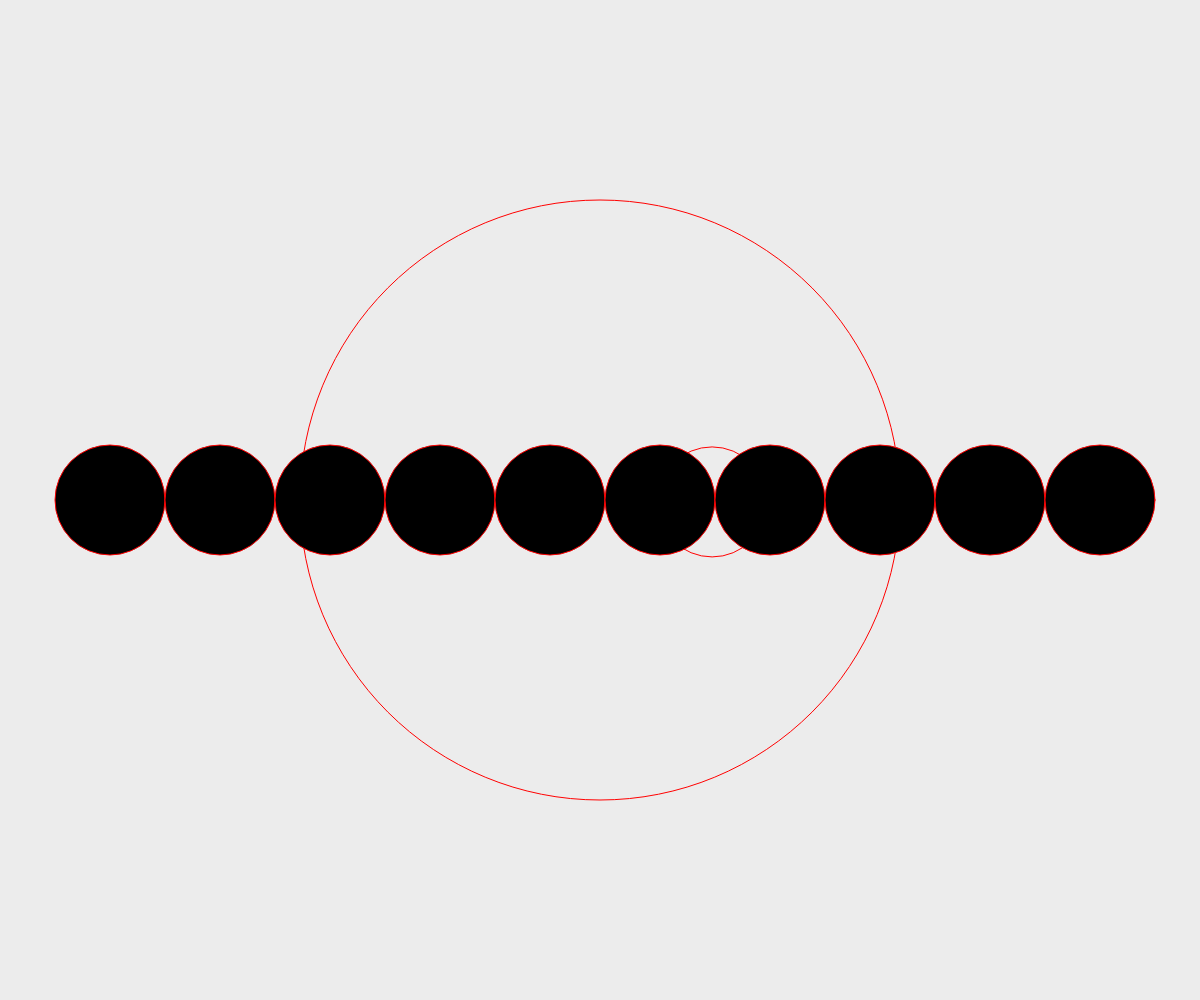
Frame 1 (no input)
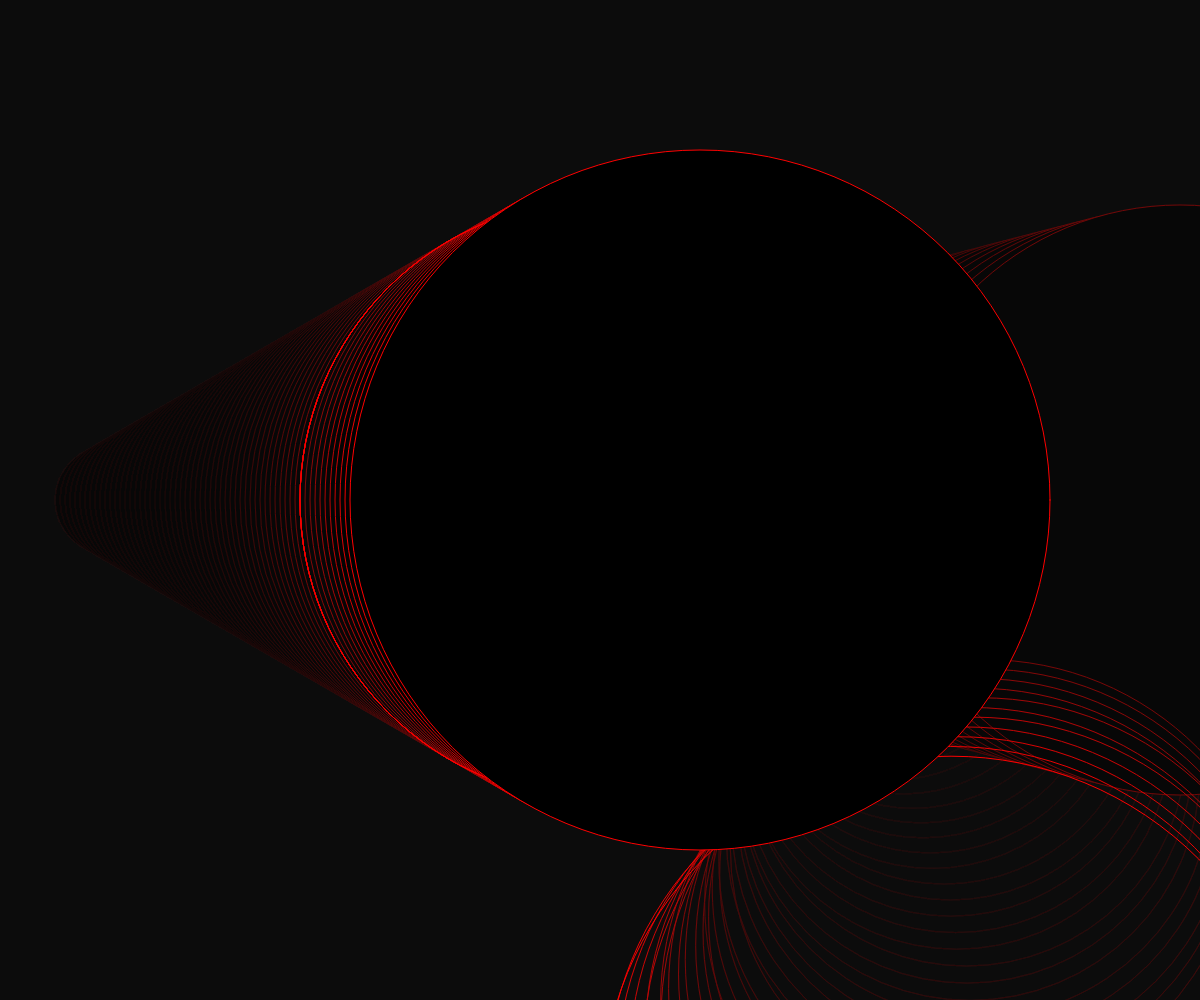
Frame 60 (no input)
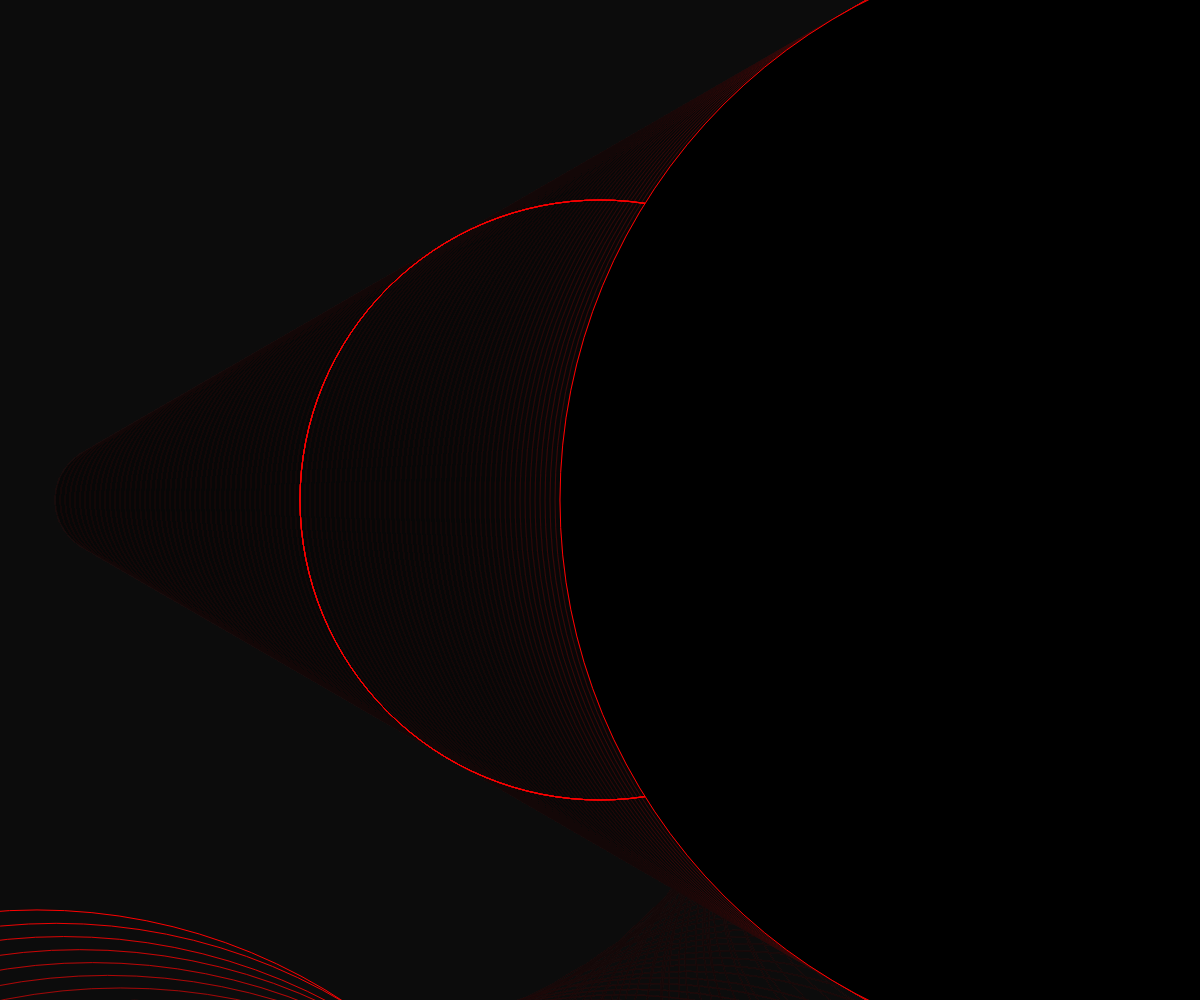
Frame 120 (the mouse pressed at the canvas centre since frame 60)

The p5.js sketch that drew these frames (run headless with seeded random() and noise() and a simulated clock; from frame 60 on, the mouse is pressed at the canvas centre):

// p5.js sketch
// ── sketch.js
let w
let delta

let speed = 10
let dir = 1

function setup() {
	createCanvas(windowWidth, windowHeight);

	w = 100
	delta = 0
	angleMode(DEGREES)
}

function draw() {
	background(20,20)

	delta ++
	w += speed*dir

	stroke(255,0,0)
	noFill()
	ellipse(width/2, height/2, width/2)

	let x = w * cos(delta) + random(-5,5)
	let y = w * sin(delta)
	translate(width/2, height/2)
	ellipse(x,y,w)

	translate(-width/2, -height/2)

	fill(0)
	for(let i = w; i < width; i +=w){
		ellipse(i, height/2, w)
	}

	if (w > width || w < 20) {
		dir *= -1
	}
}
